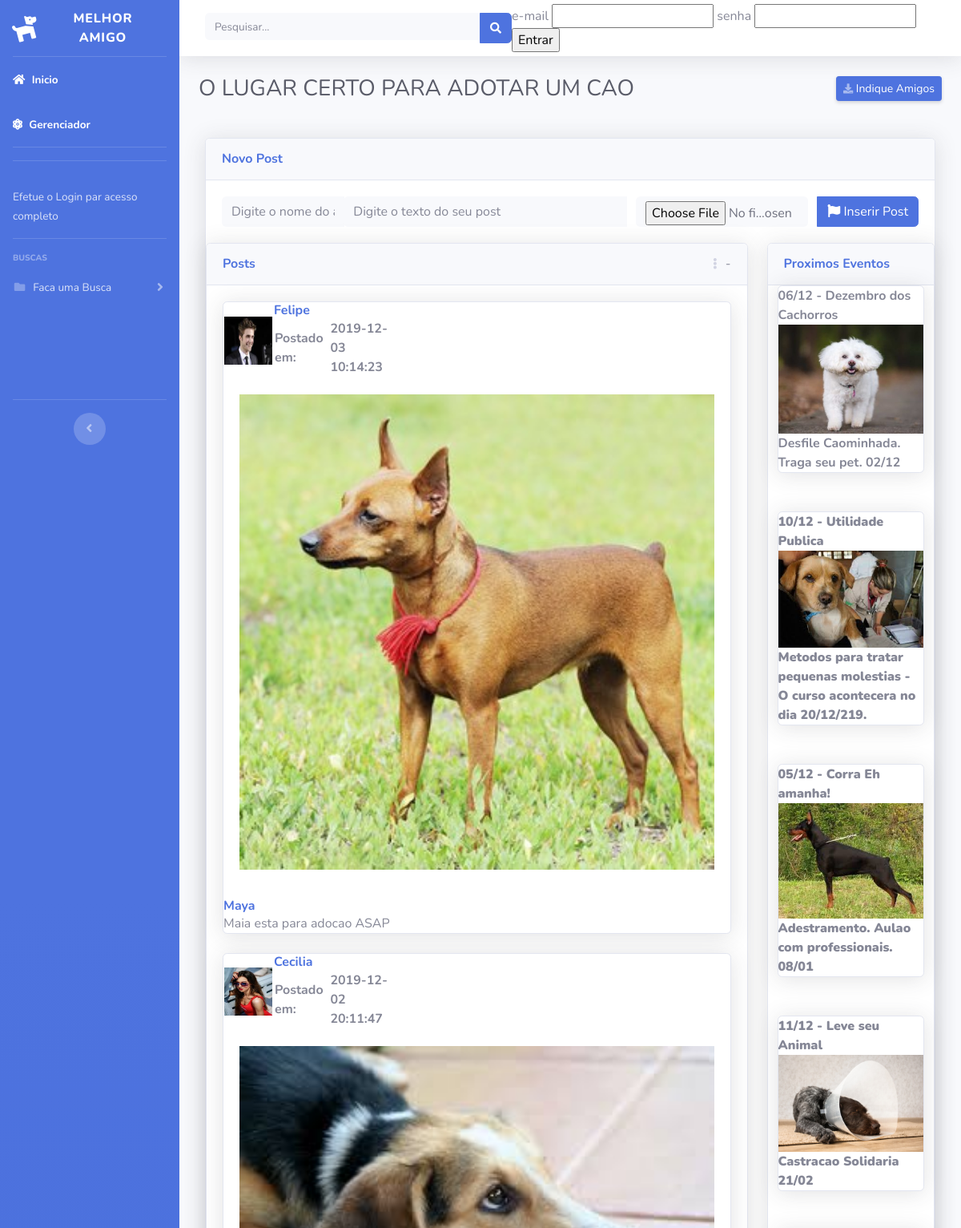
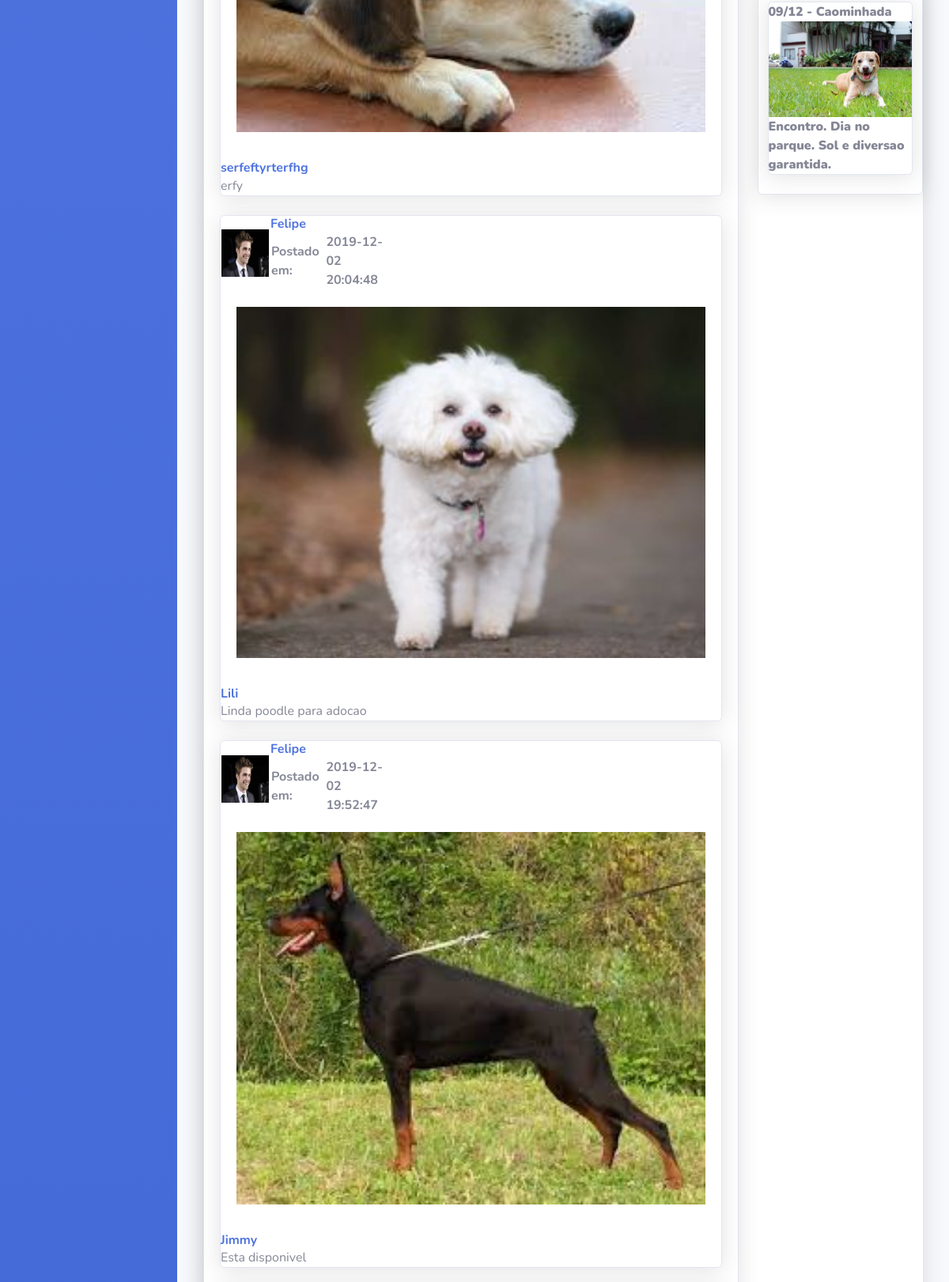
The page / (upper part) on the database its author committed (2 pictures, top to bottom).
### tables this page shows
CREATE TABLE `posts` (
  `idposts` int(11) NOT NULL,
  `foto` varchar(256) NOT NULL,
  `descricao` varchar(256) NOT NULL,
  `dt_criacao` datetime NOT NULL DEFAULT CURRENT_TIMESTAMP,
  `dt_fim` date NOT NULL,
  `id_user` int(11) NOT NULL,
  `nomeanimal` varchar(50) DEFAULT NULL
);

CREATE TABLE `users` (
  `idusers` int(11) NOT NULL,
  `nome` varchar(45) NOT NULL,
  `email` varchar(60) NOT NULL,
  `password` varchar(45) NOT NULL,
  `foto` varchar(50) DEFAULT NULL
);

CREATE TABLE `anuncios` (
  `id` int(11) NOT NULL,
  `foto` varchar(256) NOT NULL,
  `descricao` text NOT NULL,
  `dt_inicio` date NOT NULL,
  `dt_fim` date NOT NULL,
  `status` int(11) NOT NULL,
  `titulo` varchar(256) DEFAULT NULL
);

### PostDAO.php (called while the page is built, shortened)
</<?php
require_once 'Database.php';
 class PostDAO{
 	private $conexao;
 	public function __construct(){
 		$db = new Database();
 		$this->conexao = $db->getConexao();
 	}
 	public function getPosts(){
 		$sql = "SELECT p.idposts, p.descricao, p.foto, p.dt_criacao, p.dt_fim, p.nomeanimal, u.nome as user, u.foto as fotouser FROM posts as p join users as u on u.idusers=p.id_user order by p.dt_criacao DESC";
 		$stmt = $this->conexao->query($sql);
 		$posts = $stmt->fetchAll(PDO::FETCH_ASSOC);
 		return $posts;
 	}
 }

### AnuncioDAO.php (called while the page is built, shortened)
</<?php
require_once 'Database.php';
 class AnuncioDAO{
 	private $conexao;
 	public function __construct(){
 		$db = new Database();
 		$this->conexao = $db->getConexao();
 	}
 	public function getAnuncios(){
 		$sql = "select * from anuncios where  status=1 ORDER BY RAND() limit 5";
 		$stmt = $this->conexao->query($sql);
 		$posts = $stmt->fetchAll(PDO::FETCH_ASSOC);
 		return $posts;
 	}
 }

### Database.php (called while the page is built, shortened)
<?php
class Database
{
    public static $conexao;
    public static function getConexao(){
        $dsn = 'mysql://host='.self::HOST.';dbname='.self::DATABASE;
        try{
            self::$conexao = new PDO($dsn, self::USER, self::PASSWORD);
            self::$conexao->setAttribute( PDO::ATTR_ERRMODE, PDO::ERRMODE_EXCEPTION );
            return self::$conexao;
        }catch (PDOException $e){
            throw new PDOException($e);
        }
    }
}

### index.php (the view, shortened to what this page needs)
<!DOCTYPE html>
<html lang="en">
<head>
  <link href="vendor/fontawesome-free/css/all.min.css" rel="stylesheet" type="text/css">
  <link href="css/sb-admin-2.min.css" rel="stylesheet">
</head>
<body id="page-top">
  <div id="wrapper">
    <ul class="navbar-nav bg-gradient-primary sidebar sidebar-dark accordion" id="accordionSidebar">
      <a class="sidebar-brand d-flex align-items-center justify-content-center" href="index.php">
        <div class="sidebar-brand-icon rotate-n-15">
          <i class="fas fa-dog"></i>
        </div>
        <div class="sidebar-brand-text mx-3">Melhor Amigo <sup></sup></div>
      </a>
      <hr class="sidebar-divider my-0">
      <li class="nav-item active">
        <a class="nav-link" href="index.php">
          <i class="fas fa-home"></i>
          <span>Inicio</span></a>
      </li>
      <li class="nav-item active">
        <a class="nav-link" href="explore.php">
          <i class="fas fa-atom"></i>
          <span>Gerenciador</span></a>
      </li>
      <hr class="sidebar-divider">
<?php include_once "formLogin2.php"; ?>
      <div class="sidebar-heading">
        Buscas
      </div>
      <li class="nav-item">
        <a class="nav-link collapsed" href="#" data-toggle="collapse" data-target="#collapsePages" aria-expanded="true" aria-controls="collapsePages">
          <i class="fas fa-fw fa-folder"></i>
          <span>Faca uma Busca</span>
        </a>
      </li>
      <li class="nav-item">
        <a class="nav-link" href="charts.html">
          <span></span></a>
      </li>
      <li class="nav-item">
        <a class="nav-link" href="tables.html">
          <span></span></a>
      </li>
      <hr class="sidebar-divider d-none d-md-block">
      <div class="text-center d-none d-md-inline">
        <button class="rounded-circle border-0" id="sidebarToggle"></button>
      </div>
    </ul>
    <div id="content-wrapper" class="d-flex flex-column">
      <div id="content">
        <nav class="navbar navbar-expand navbar-light bg-white topbar mb-4 static-top shadow">
          <form class="d-none d-sm-inline-block form-inline mr-auto ml-md-3 my-2 my-md-0 mw-100 navbar-search">
            <div class="input-group">
              <input type="text" class="form-control bg-light border-0 small" placeholder="Pesquisar..." aria-label="Search" aria-describedby="basic-addon2">
              <div class="input-group-append">
                <button class="btn btn-primary" type="button">
                  <i class="fas fa-search fa-sm"></i>
                </button>
              </div>
            </div>
          </form>
<?php include_once "formLogin.php"; ?>
        </nav>
        <div class="container-fluid">
          <div class="d-sm-flex align-items-center justify-content-between mb-4">
            <h1 class="h3 mb-0 text-gray-800">O LUGAR CERTO PARA ADOTAR UM CAO</h1>
            <a href="#" class="d-none d-sm-inline-block btn btn-sm btn-primary shadow-sm"><i class="fas fa-download fa-sm text-white-50"></i> Indique Amigos</a>
          </div>
          <div class="row">
           <div class="card-body row">
                  <div class="col-lg-12">
              <div class="card shadow mb-4">
                <div class="card-header py-3">
                  <h6 class="m-0 font-weight-bold text-primary">Novo Post</h6>
                </div>
                <div class="card-body col-lg-12">
                  <form method="post" action="novoPost.php" enctype="multipart/form-data">
                    <div class="input-group">
                    <input type="text" name= "nome" class="form-control bg-light border-0 small" placeholder="Digite o nome do animal" aria-label="Search" aria-describedby="basic-addon2">
                    <div class="input-group-append">
                      <div class="input-group">
                    <input type="text" name= "descricao" class="form-control bg-light border-0 small" placeholder="Digite o texto do seu post" aria-label="Search" aria-describedby="basic-addon2">
                    <div class="input-group col-lg-4">
                    <input type="file" name="foto" class="form-control bg-light border-0 small" placeholder="Digite o Caminho do Arquivo" aria-label="Search" aria-describedby="basic-addon2"></div>
                    <div class="input-group-append">
                    <button type="submit" class="btn btn-primary" type="button">
                    <i class="fas fa-flag"></i>
                    <span class="text">Inserir Post</span>
                    </button>
                  </form>
              </div>
            </div>
                </div>
              </div>
            </div>
          <div class="row">
            <div class="col-xl-9 col-lg-9">
              <div class="card shadow mb-4">
                <div class="card-header py-3 d-flex flex-row align-items-center justify-content-between">
                  <h6 class="m-0 font-weight-bold text-primary">Posts</h6>
                  <div class="dropdown no-arrow">
                    <a class="dropdown-toggle" href="#" role="button" id="dropdownMenuLink" data-toggle="dropdown" aria-haspopup="true" aria-expanded="false">
                      <i class="fas fa-ellipsis-v fa-sm fa-fw text-gray-400"></i>
                    </a>
                    -
                  </div>
                </div>
                <div class="card-body row">
<?php
                    require_once "PostDAO.php";
                    require_once "UserDAO.php";
                    $p = new PostDAO();
                    $posts = $p->getPosts();
?>
                    <?php foreach ($posts  as $key => $value) : ?>
                      <br>
                      <div class='col-sm-12'>
                        <div class="card shadow mb-4">
                            <table style="width: 35%">
                              <tr><th><img width="60px" height="60px"  src="<?php echo $value['fotouser'] ?>"></a></th>
                              <th><h6 class="m-0 font-weight-bold text-primary"><div><?php echo $value['user'] ?></h6>
                              <table><tr><th><span>Postado em:</span></th><th><div><?php echo  $value['dt_criacao'] ?></div></th></tr></th></tr></table>
                              <p><a href="<?php echo $value['foto'] ?>"><img border="10px" width="100%" style="padding: 20px" src="<?php echo $value['foto'] ?>"></a><br>
                              <h6 class="m-0 font-weight-bold text-primary"><?php echo $value['nomeanimal'] ?></h6>
                              <span><?php echo $value['descricao'] ?></span>
                        </div>
                      </div>
                    <?php endforeach; ?>
                </div>
              </div>
            </div>
            <div class="col-xl-3 col-lg-3">
              <div class="card shadow mb-4">
                <div class="card-header py-3 d-flex flex-row align-items-center justify-content-between">
                  <h6 class="m-0 font-weight-bold text-primary">Proximos Eventos</h6>
                </div>
<?php
                  require_once "AnuncioDAO.php";
                  $p = new AnuncioDAO();
                  $anuncios = $p->getAnuncios();
?>
                  <?php foreach ($anuncios  as $key => $value) : ?>
                    <br>
                    <div class='col-sm-12'>
                      <div class="card shadow mb-4">
                        <b><?php echo  $value['titulo']?>
                        <a href="<?php echo $value['foto'] ?>"><img width="100%" src="<?php echo $value['foto'] ?>"></a><br>
                        <?php echo  $value['descricao']?>
                      </div>
                    </div>
                  <?php endforeach; ?>
              </div>
            </div>
          </div>
      </div>
    </div>
  </div>
</body>
</html>

### rows shown on the page
posts: id_user.foto (picture), id_user.nome "Felipe", dt_criacao "2019-12-03 10:14:23", foto (picture), nomeanimal "Maya", descricao "Maia esta para adocao ASAP"
posts: id_user.foto (picture), id_user.nome "Cecilia", dt_criacao "2019-12-02 20:11:47", foto (picture), nomeanimal "serfeftyrterfhg", descricao "erfy"
posts: id_user.foto (picture), id_user.nome "Felipe", dt_criacao "2019-12-02 20:04:48", foto (picture), nomeanimal "Lili", descricao "Linda poodle para adocao"
posts: id_user.foto (picture), id_user.nome "Felipe", dt_criacao "2019-12-02 19:52:47", foto (picture), nomeanimal "Jimmy", descricao "Esta disponivel"
anuncios: titulo "06/12 - Dezembro dos Cachorros", foto (picture), descricao "Desfile Caominhada. Traga seu pet. 02/12"
anuncios: titulo "10/12 - Utilidade Publica", foto (picture), descricao "Metodos para tratar pequenas molestias - O curso acontecera no dia 20/12/219."
anuncios: titulo "05/12 - Corra Eh amanha!", foto (picture), descricao "Adestramento. Aulao com professionais. 08/01"
anuncios: titulo "11/12 - Leve seu Animal", foto (picture), descricao "Castracao Solidaria 21/02"
anuncios: titulo "09/12 - Caominhada", foto (picture), descricao "Encontro. Dia no parque. Sol e diversao garantida."
